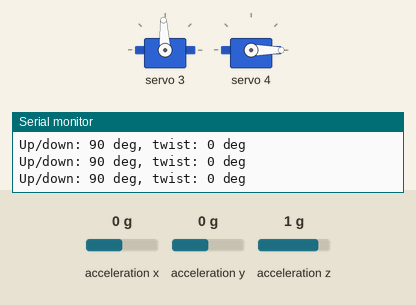
This sketch was run on a simulated Arduino Nano 33 IoT. Parts: 2 × servo, the last lines printed to the serial monitor. Inputs (shaded band) come from the test bench; at power-on: acceleration x 0 g, acceleration y 0 g, acceleration z 1 g.

Above: at 3.3 s.
3.4 s: acceleration x set to -0.8 g
At 4.1 s:
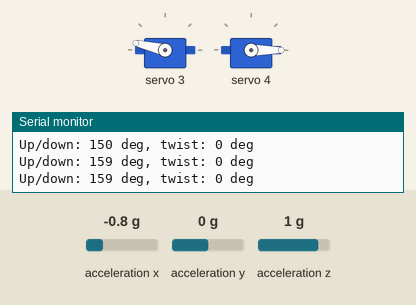
5.2 s: acceleration y set to 0.8 g
At 6.1 s:
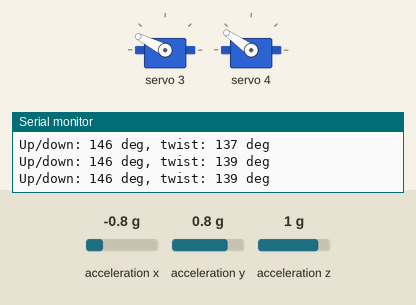
7.2 s: acceleration z set to -0.8 g
At 8.8 s:
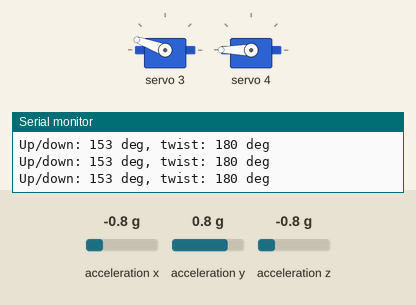
9.1 s: acceleration x set to -1.4 g
At 9.4 s:
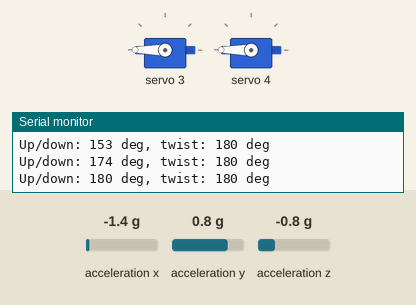
10.6 s: acceleration y set to 0.1 g
12.1 s: acceleration y set to -0.2 g
At 13.4 s:
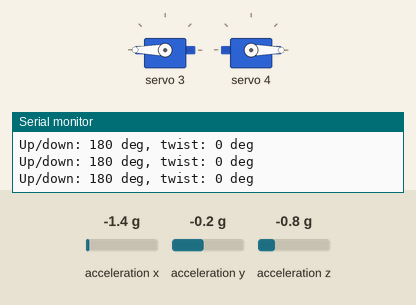
Timing chart, 0 to 14.6 s (numbered marks = the images above; inputs shaded):
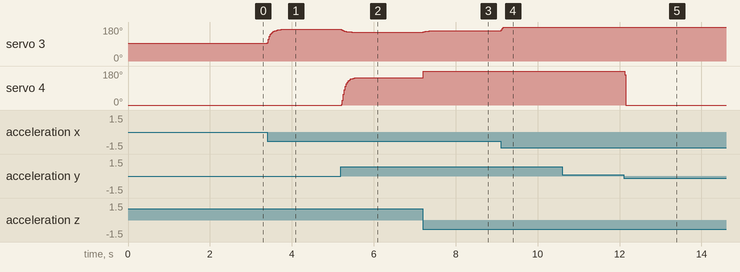

The sketch:

GestureRoboticArm.ino
```cpp
#include <Wire.h>
#include <Arduino_LSM6DS3.h>
#include <Adafruit_PWMServoDriver.h>
#include <math.h>

// Gesture-controlled two-servo robotic arm
// Board: Arduino Nano 33 IoT
// Driver: PCA9685 at its default I2C address (0x40)

Adafruit_PWMServoDriver pwm = Adafruit_PWMServoDriver(0x40);

const uint8_t UP_DOWN_CHANNEL = 3;
const uint8_t TWIST_CHANNEL   = 4;

// Arm positions described in the project specification.
const int UP_DOWN_UP_ANGLE   = 0;
const int UP_DOWN_REST_ANGLE = 90;
const int UP_DOWN_DOWN_ANGLE = 180;

const int TWIST_LEFT_ANGLE   = 0;
const int TWIST_REST_ANGLE   = 0;
const int TWIST_RIGHT_ANGLE  = 180;

// Adjust these two values if a gesture moves a servo the wrong way.
const bool REVERSE_UP_DOWN = false;
const bool REVERSE_TWIST   = false;

// Maximum hand tilt used to command a full servo movement.
const float MAX_GESTURE_ANGLE = 45.0f;
const float GESTURE_DEAD_ZONE = 4.0f;

// Typical pulse range for 180-degree hobby servos. Reduce this range if a
// servo strains or buzzes at an endpoint.
const uint16_t SERVO_MIN_US = 500;
const uint16_t SERVO_MAX_US = 2500;
const float SERVO_FREQUENCY = 50.0f;

float ax = 0.0f;
float ay = 0.0f;
float az = 1.0f;
float neutralPitch = 0.0f;
float neutralRoll = 0.0f;
float filteredPitch = 0.0f;
float filteredRoll = 0.0f;

float clampFloat(float value, float low, float high) {
  if (value < low) return low;
  if (value > high) return high;
  return value;
}

float applyDeadZone(float value) {
  if (fabs(value) <= GESTURE_DEAD_ZONE) return 0.0f;

  if (value > 0.0f) {
    return value - GESTURE_DEAD_ZONE;
  }
  return value + GESTURE_DEAD_ZONE;
}

void calculateTilt(float &pitch, float &roll) {
  // Accelerometer tilt angles in degrees. These are stable while the hand is
  // still or moving slowly, which suits position control better than raw gyro.
  pitch = atan2(-ax, sqrt(ay * ay + az * az)) * 180.0f / PI;
  roll = atan2(ay, az) * 180.0f / PI;
}

void setServoAngle(uint8_t channel, int angle) {
  angle = constrain(angle, 0, 180);

  const uint16_t pulseUs = map(angle, 0, 180, SERVO_MIN_US, SERVO_MAX_US);
  const uint16_t pulseCount = (uint32_t)pulseUs * SERVO_FREQUENCY * 4096.0f / 1000000.0f;
  pwm.setPWM(channel, 0, pulseCount);
}

int gestureToServoAngle(float gesture, bool reverseDirection) {
  gesture = applyDeadZone(gesture);
  gesture = clampFloat(gesture, -MAX_GESTURE_ANGLE, MAX_GESTURE_ANGLE);

  if (reverseDirection) gesture = -gesture;

  // A neutral hand position gives 90 degrees. Full negative/positive tilt
  // gives 0/180 degrees respectively.
  return (int)(90.0f + (gesture / MAX_GESTURE_ANGLE) * 90.0f + 0.5f);
}

int twistGestureToServoAngle(float gesture) {
  gesture = applyDeadZone(gesture);
  if (REVERSE_TWIST) gesture = -gesture;

  // The twist mechanism rests at 0 degrees. Tilting in the commanded
  // direction progressively turns it right, reaching 180 degrees at the
  // maximum gesture angle. Tilting the other way keeps it at rest.
  gesture = clampFloat(gesture, 0.0f, MAX_GESTURE_ANGLE);
  return (int)((gesture / MAX_GESTURE_ANGLE) * 180.0f + 0.5f);
}

void calibrateNeutralPosition() {
  const int sampleCount = 100;
  float pitchTotal = 0.0f;
  float rollTotal = 0.0f;
  int samplesRead = 0;

  Serial.println("Hold the controller in its comfortable REST position...");

  while (samplesRead < sampleCount) {
    if (IMU.accelerationAvailable()) {
      IMU.readAcceleration(ax, ay, az);

      float pitch;
      float roll;
      calculateTilt(pitch, roll);
      pitchTotal += pitch;
      rollTotal += roll;
      samplesRead++;
    }
    delay(10);
  }

  neutralPitch = pitchTotal / sampleCount;
  neutralRoll = rollTotal / sampleCount;
  filteredPitch = neutralPitch;
  filteredRoll = neutralRoll;

  Serial.println("Calibration complete.");
}

void setup() {
  Serial.begin(115200);

  unsigned long startTime = millis();
  while (!Serial && millis() - startTime < 3000) {
  }

  Wire.begin();

  if (!IMU.begin()) {
    Serial.println("ERROR: IMU initialization failed!");
    while (1) delay(1000);
  }

  pwm.begin();
  pwm.setPWMFreq(SERVO_FREQUENCY);
  delay(10);

  setServoAngle(UP_DOWN_CHANNEL, UP_DOWN_REST_ANGLE);
  setServoAngle(TWIST_CHANNEL, TWIST_REST_ANGLE);
  delay(1000);

  calibrateNeutralPosition();
  Serial.println("Gesture control started.");
}

void loop() {
  if (!IMU.accelerationAvailable()) return;

  IMU.readAcceleration(ax, ay, az);

  float pitch;
  float roll;
  calculateTilt(pitch, roll);

  // Low-pass filtering reduces servo jitter.
  const float filterStrength = 0.15f;
  filteredPitch += filterStrength * (pitch - filteredPitch);
  filteredRoll += filterStrength * (roll - filteredRoll);

  float upDownGesture = filteredPitch - neutralPitch;
  float twistGesture = filteredRoll - neutralRoll;

  int upDownAngle = gestureToServoAngle(upDownGesture, REVERSE_UP_DOWN);
  int twistAngle = twistGestureToServoAngle(twistGesture);

  upDownAngle = constrain(upDownAngle, UP_DOWN_UP_ANGLE, UP_DOWN_DOWN_ANGLE);
  twistAngle = constrain(twistAngle, TWIST_LEFT_ANGLE, TWIST_RIGHT_ANGLE);

  setServoAngle(UP_DOWN_CHANNEL, upDownAngle);
  setServoAngle(TWIST_CHANNEL, twistAngle);

  // Slow serial output enough to remain readable without slowing control.
  static unsigned long lastPrintTime = 0;
  if (millis() - lastPrintTime >= 200) {
    lastPrintTime = millis();
    Serial.print("Up/down: ");
    Serial.print(upDownAngle);
    Serial.print(" deg, twist: ");
    Serial.print(twistAngle);
    Serial.println(" deg");
  }

  delay(10);
}
```

Measured:
- the behaviour switches between 0 and -0.1 g on acceleration y (found by bisection; images 4 and 5)
- after the input at 3.4 s, servo 3: moves from 93° to 167° over 0.34 s, starting at once
- after the input at 5.2 s, servo 3: moves from 167° to 153° over 0.25 s, starting at once; servo 4: moves from 0° to 145° over 0.54 s, starting at once
- after the input at 7.2 s, servo 3: 153° → 159° at once, → 160° 0.41 s later; servo 4: 145° → 180° at once
- after the input at 9.1 s, servo 3: 160° → 180° at once
- after the input at 12.1 s, servo 4: 180° → 0° at once
